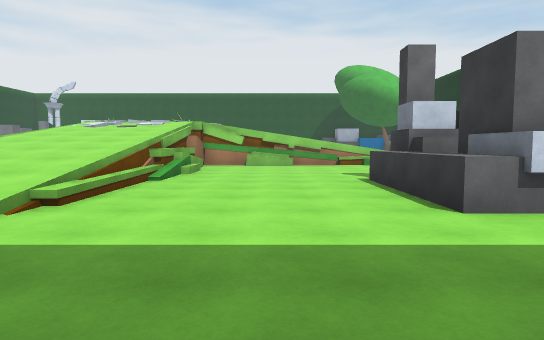
[1] (above)

20 first-person views from a walk through a Unity game level. The camera is 1.4 m above the floor, tilts 4° down and sees 75° across. The floor is counted in squares, 2 m on a side. Each view is taken from the middle of a square. On the plan, view 1 faces up. The plan holds only what a view shows up to about 11 squares ahead; the rest is blank. The player is left out. Some animated figures are not drawn.

[2]
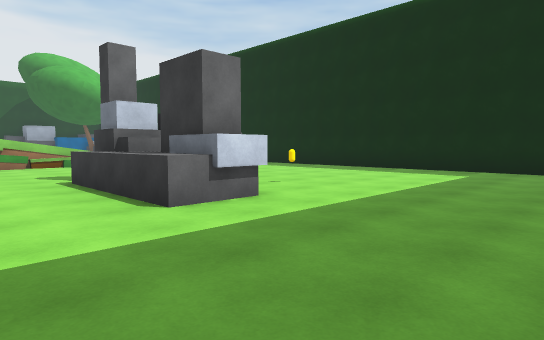

[3]
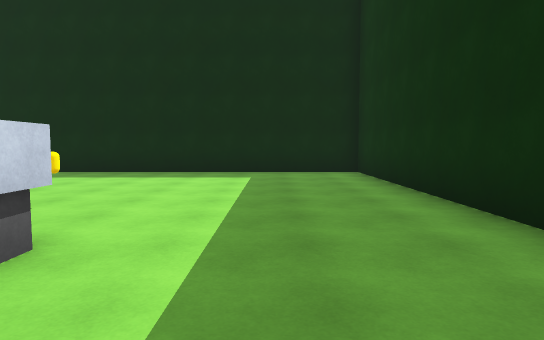

[4]
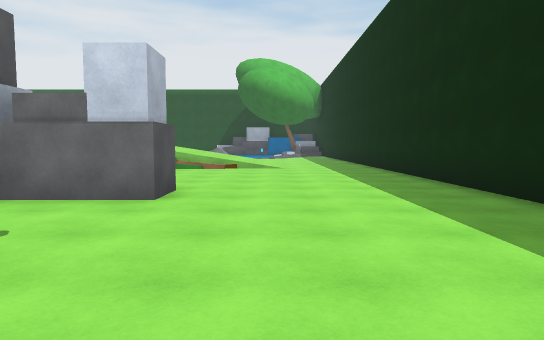

[5]
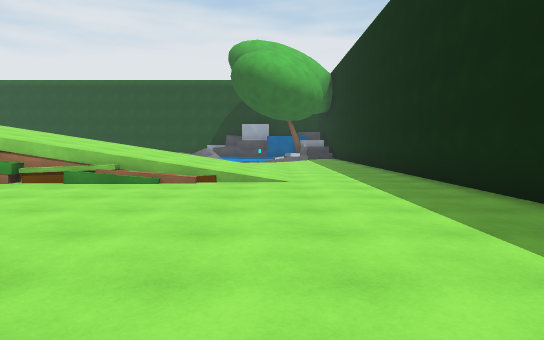

[6]
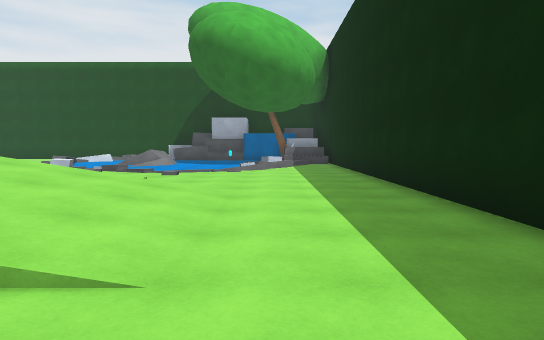

[7]
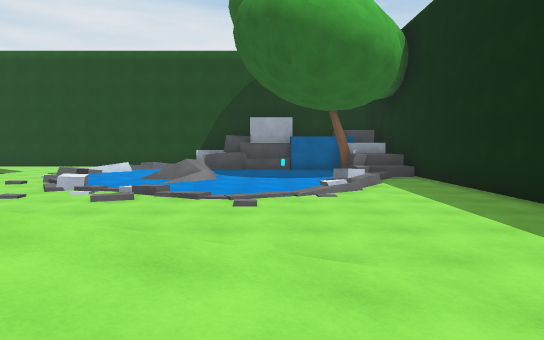

[8]
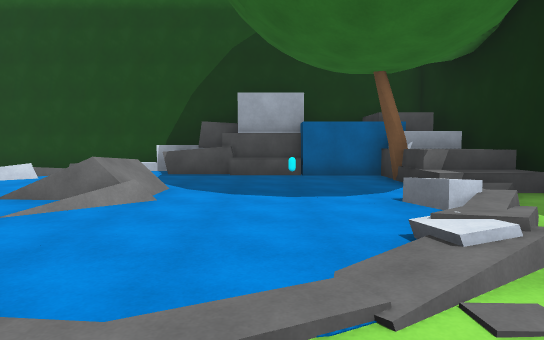

[9]
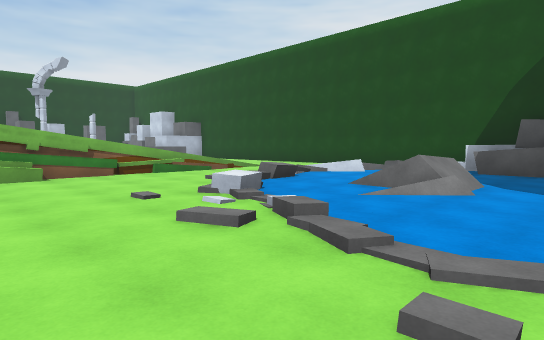

[10]
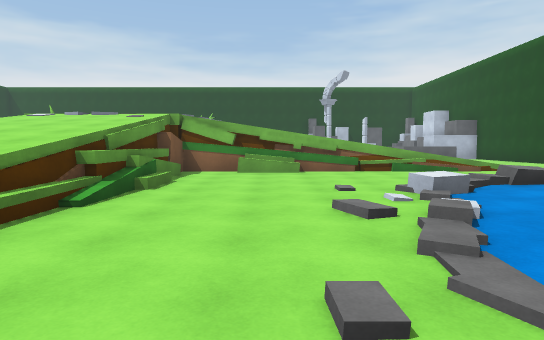

[11]
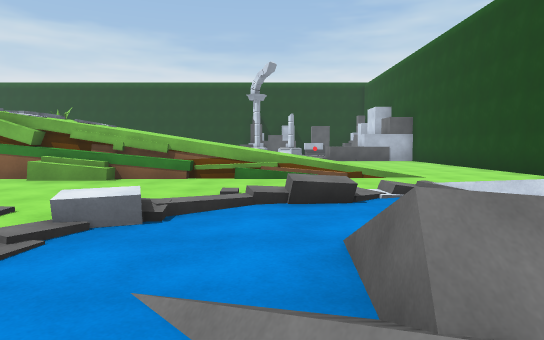

[12]
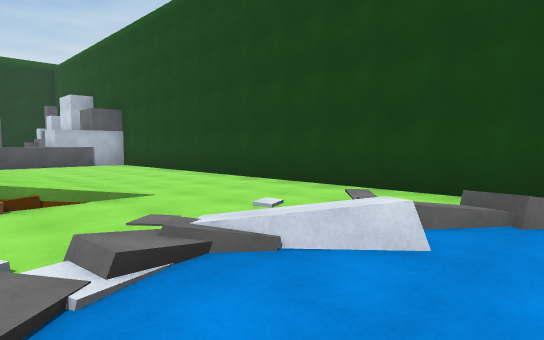

[13]
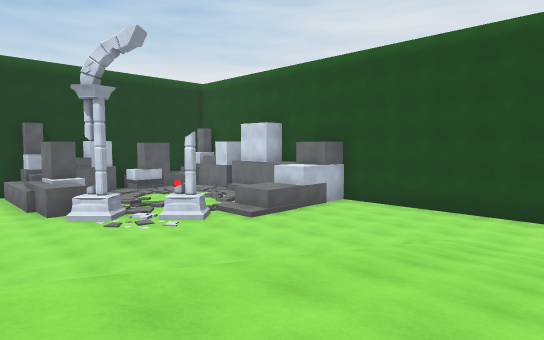

[14]
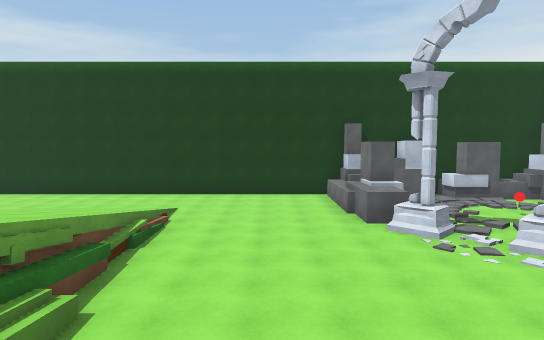

[15]
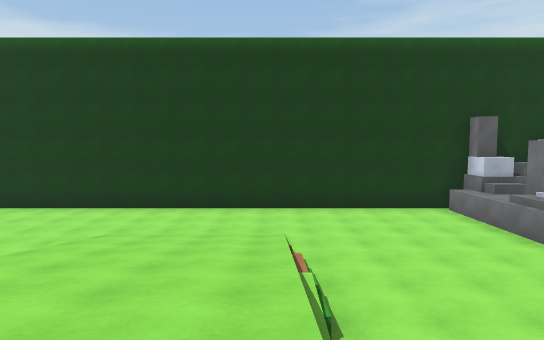

[16]
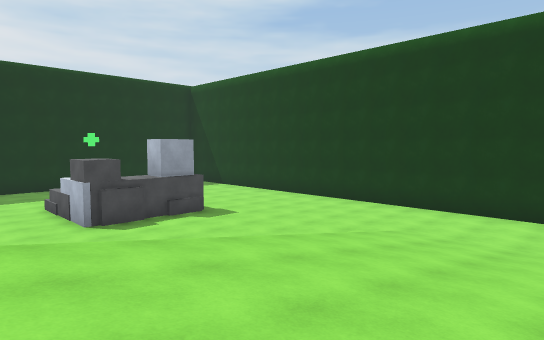

[17]
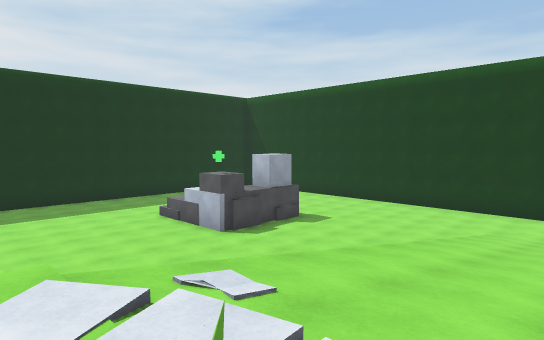

[18]
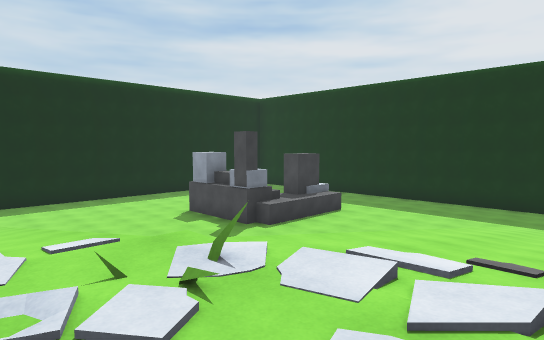

[19]
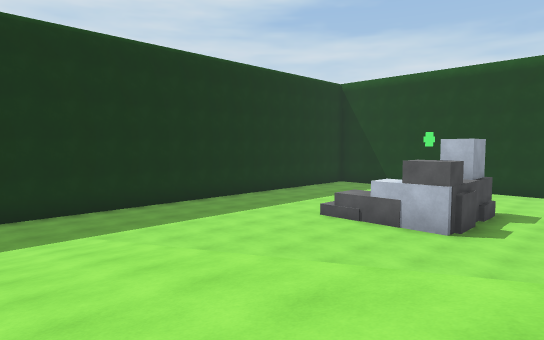

[20]
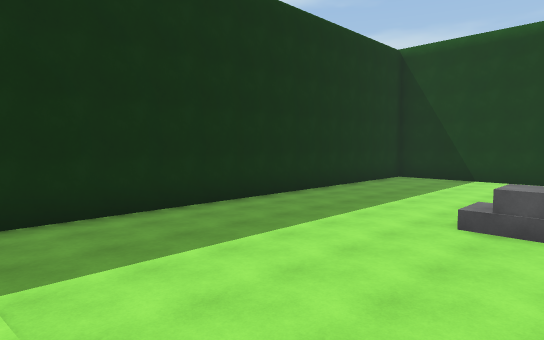

### Floor plan
Key: @ floor where view 1 was taken; # wall or solid block; . main floor; : floor 3 m higher than the main floor; + floor 3.25 m higher than the main floor; / step, stairs or slope; = window, fence, low wall or low ledge; ^ raised ledge; C cube; B block; A capsule; P pillar; O other object.
Columns run from 20 left of view 1 to 11 right of it. Each row starts with its distance up from view 1.
 30            ############
 29            .........../^^#
 28          #...........//.^###
 27    ./   ^#........../#.....####
 26    //.  ^^....////..//. .....^#
 25    /.O/.//....////../.. /.O..^##
 24     ///.P.....////..//.//...///#
 23  B    ///.... ////...B../...B/.#
 22  CBBBBPP..... ////...//...../..#
 21 ##^^^.......  ////....B//..//..#
 20 #...........  ////.....////....#
 19 #...........  ////=............#
 18 #...........    ///............#
 17 #..........=    //./////.......#
 16 #...////////      //////////...#
 15 #...///////// +   //////////...#
 14 #...//////////O::://////////...#
 13 #...//////////:+:O//////////...#
 12 #......      .////    .........#
 11 #.......      ////.............#
 10 #.........    /////............#
  9 #...........  /////............#
  8 #. .......... /////............#
  7     ..###...../////...^CB#.....#
  6         #.....////....^B.......#
  5         B.....////....^B.......#
  4     ..........////....^B.A.....#
  3    ...........// /.............#
  2    ............. ..............#
  1     ............   ............#
  0      ...........    @..........#
 -1      ###########        ########

Where each view was taken, in squares from view 1:
view 1: 0 up, 0 right, facing up
view 2: 0 up, 0 right, facing up-right
view 3: 2 up, 1 right, facing right
view 4: 2 up, 7 right, facing up
view 5: 6 up, 7 right, facing up
view 6: 11 up, 8 right, facing up
view 7: 14 up, 6 right, facing up
view 8: 19 up, 6 right, facing up
view 9: 18 up, 6 right, facing up-left
view 10: 19 up, 7 right, facing left
view 11: 23 up, 5 right, facing left
view 12: 24 up, 2 right, facing up-left
view 13: 19 up, 4 left, facing up-left
view 14: 19 up, 6 left, facing left
view 15: 16 up, 9 left, facing left
view 16: 16 up, 9 left, facing down-left
view 17: 15 up, 6 left, facing down-left
view 18: 14 up, 5 left, facing down-right
view 19: 10 up, 4 left, facing down-left
view 20: 6 up, 6 left, facing down-left
